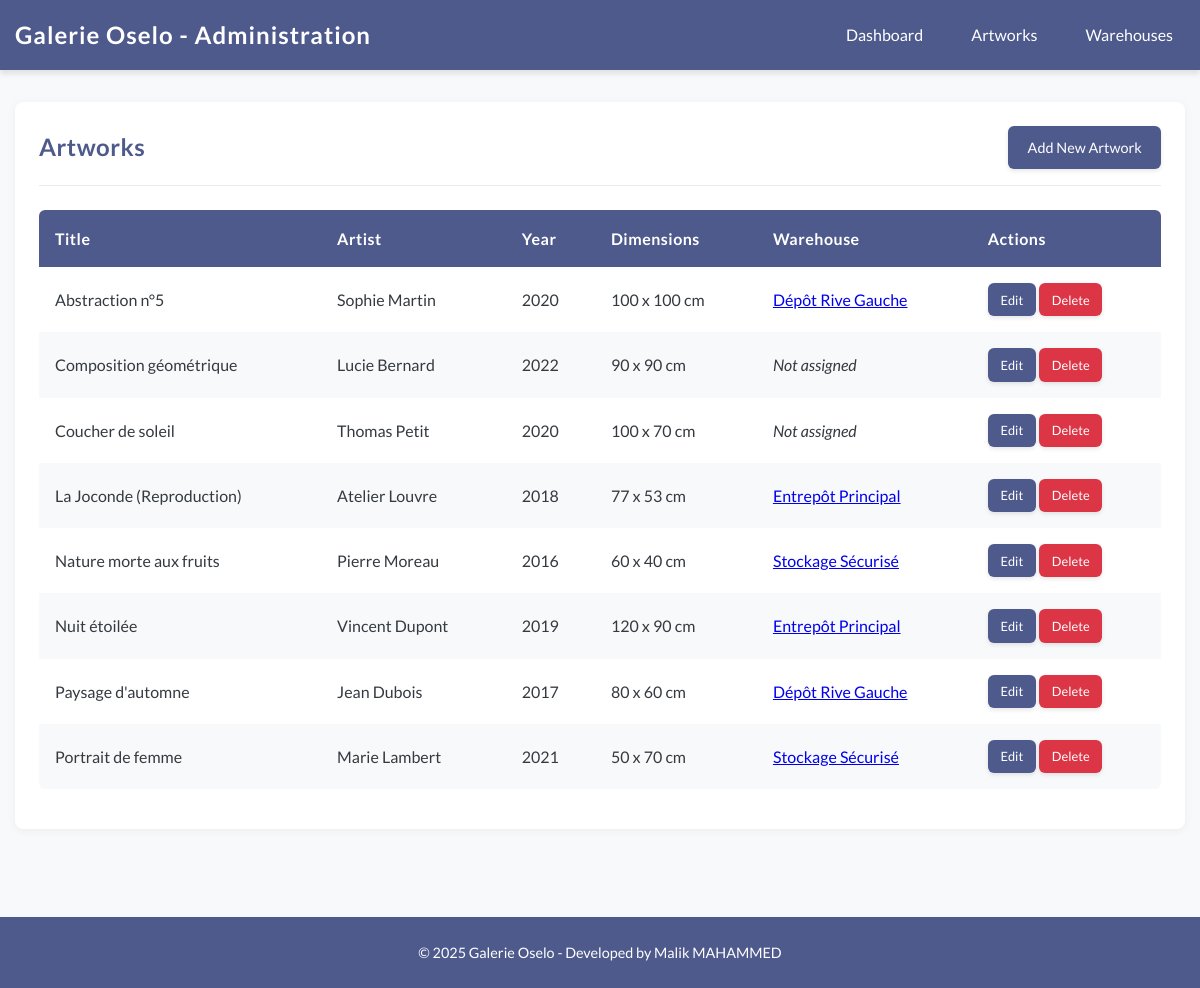
/index.php?page=artwork&action=index, run on the app's committed database.
### tables this page shows
CREATE TABLE IF NOT EXISTS artworks (
    id INT AUTO_INCREMENT PRIMARY KEY,
    title VARCHAR(255) NOT NULL,
    year INT NOT NULL,
    artist VARCHAR(255) NOT NULL,
    width INT NOT NULL COMMENT 'Largeur en cm',
    height INT NOT NULL COMMENT 'Hauteur en cm',
    warehouse_id INT NULL,
    created_at TIMESTAMP DEFAULT CURRENT_TIMESTAMP,
    updated_at TIMESTAMP DEFAULT CURRENT_TIMESTAMP ON UPDATE CURRENT_TIMESTAMP,
    FOREIGN KEY (warehouse_id) REFERENCES warehouses(id) ON DELETE SET NULL
);

CREATE TABLE IF NOT EXISTS warehouses (
    id INT AUTO_INCREMENT PRIMARY KEY,
    name VARCHAR(100) NOT NULL,
    address TEXT NOT NULL,
    created_at TIMESTAMP DEFAULT CURRENT_TIMESTAMP,
    updated_at TIMESTAMP DEFAULT CURRENT_TIMESTAMP ON UPDATE CURRENT_TIMESTAMP
);

### controllers.php (called while the page is built, shortened)
<?php
class ArtworkController {
    private $artworkModel;
    public function __construct() {
        $this->artworkModel = new Artwork();
    }
    public function index() {
        $artworks = $this->artworkModel->getAllArtworks();
        include 'views/artwork_list.php';
    }
}

### models.php (called while the page is built, shortened)
<?php
class Artwork {
    public function getAllArtworks() {
        $db = getDbConnection();
        $query = "SELECT a.*, w.name as warehouse_name
                 FROM artworks a
                 LEFT JOIN warehouses w ON a.warehouse_id = w.id
                 ORDER BY a.title";
        $stmt = $db->query($query);
        return $stmt->fetchAll();
    }
}

### views/artwork_list.php (the view)
<?php include 'views/header.php'; ?>
<div class="card">
    <div class="card-header">
        <h1 class="card-title">Artworks</h1>
        <a href="index.php?page=artwork&action=add" class="btn">Add New Artwork</a>
    </div>
    <?php if (empty($artworks)): ?>
        <p>No artworks found.</p>
    <?php else: ?>
        <table>
            <thead>
                <tr>
                    <th>Title</th>
                    <th>Artist</th>
                    <th>Year</th>
                    <th>Dimensions</th>
                    <th>Warehouse</th>
                    <th>Actions</th>
                </tr>
            </thead>
            <tbody>
                <?php foreach ($artworks as $artwork): ?>
                    <tr>
                        <td><?= htmlspecialchars($artwork['title']) ?></td>
                        <td><?= htmlspecialchars($artwork['artist']) ?></td>
                        <td><?= $artwork['year'] ?></td>
                        <td><?= $artwork['width'] ?> x <?= $artwork['height'] ?> cm</td>
                        <td>
                            <?php if (!empty($artwork['warehouse_id'])): ?>
                                <a href="index.php?page=warehouse&action=view&id=<?= $artwork['warehouse_id'] ?>">
                                    <?= htmlspecialchars($artwork['warehouse_name']) ?>
                                </a>
                            <?php else: ?>
                                <em>Not assigned</em>
                            <?php endif; ?>
                        </td>
                        <td>
                            <a href="index.php?page=artwork&action=edit&id=<?= $artwork['id'] ?>" class="btn btn-sm">Edit</a>
                            <a href="index.php?page=artwork&action=delete&id=<?= $artwork['id'] ?>" class="btn btn-sm btn-danger" onclick="return confirm('Are you sure you want to delete this artwork?')">Delete</a>
                        </td>
                    </tr>
                <?php endforeach; ?>
            </tbody>
        </table>
    <?php endif; ?>
</div>
<?php include 'views/footer.php'; ?>

### index.php (shortened to what this page needs)
<?php
require_once 'models.php';
require_once 'controllers.php';
$page = isset($_GET['page']) ? $_GET['page'] : 'dashboard';
$action = isset($_GET['action']) ? $_GET['action'] : 'index';
$page = preg_replace('/[^a-zA-Z]/', '', $page);
$action = preg_replace('/[^a-zA-Z]/', '', $action);
switch ($page) {
    case 'artwork':
        $controller = new ArtworkController();
        $controller->$action();
        break;
}

### views/header.php (shortened to what this page needs)
<!DOCTYPE html>
<html lang="en">
<head>
</head>
<body>
    <header>
        <div class="container">
            <div class="logo"><?= APP_NAME ?> - Administration</div>
            <nav>
                <ul>
                    <li><a href="index.php?page=dashboard">Dashboard</a></li>
                    <li><a href="index.php?page=artwork&action=index">Artworks</a></li>
                    <li><a href="index.php?page=warehouse&action=index">Warehouses</a></li>
                </ul>
            </nav>
        </div>
    </header>
    <main>
        <div class="container">

### views/footer.php
</div>
    </main>
    <footer>
        <div class="container">
            <p>&copy; <?= date('Y') ?> <?= APP_NAME ?> - Developed by Malik MAHAMMED</p>
        </div>
    </footer>
</body>
</html>

### views/header.php (style rules this page uses)
:root { --primary: #4E598C; --secondary: #F9C784; --white: #FFFFFF; --light-gray: #f8f9fa; --gray: #e9ecef; --dark-gray: #343a40; }
* { margin: 0; padding: 0; box-sizing: border-box; }
body { font-family: 'Lato', sans-serif; background-color: var(--light-gray); color: var(--dark-gray); line-height: 1.6; }
.container { width: 100%; max-width: 1200px; margin: 0 auto; padding: 0 15px; }
header { background-color: var(--primary); color: var(--white); padding: 1rem 0; box-shadow: 0 4px 6px rgba(0, 0, 0, 0.1); }
header .container { display: flex; justify-content: space-between; align-items: center; }
.logo { font-size: 1.5rem; font-weight: 700; letter-spacing: 1px; }
nav ul { display: flex; list-style: none; }
nav ul li { margin-left: 1.5rem; }
nav ul li a { color: var(--white); text-decoration: none; font-weight: 500; transition: all 0.3s ease; padding: 0.5rem 0.75rem; border-radius: 4px; }
main { padding: 2rem 0; }
.card { background-color: var(--white); border-radius: 8px; box-shadow: 0 2px 10px rgba(0, 0, 0, 0.05); padding: 1.5rem; margin-bottom: 1.5rem; transition: transform 0.3s ease, box-shadow 0.3s ease; }
.card-header { display: flex; justify-content: space-between; align-items: center; margin-bottom: 1.5rem; padding-bottom: 1rem; border-bottom: 1px solid var(--gray); }
.card-title { font-size: 1.5rem; font-weight: 700; color: var(--primary); letter-spacing: 0.5px; }
.btn { display: inline-block; padding: 0.6rem 1.2rem; background-color: var(--primary); color: var(--white); border: none; border-radius: 6px; cursor: pointer; text-decoration: none; font-size: 0.9rem; font-weight: 500; transition: all 0.3s ease; box-shadow: 0 2px 4px rgba(0, 0, 0, 0.1); }
.btn-danger { background-color: #dc3545; }
.btn-sm { padding: 0.4rem 0.8rem; font-size: 0.8rem; }
table { width: 100%; border-collapse: collapse; margin-bottom: 1rem; background-color: var(--white); border-radius: 6px; overflow: hidden; }
table th, table td { padding: 1rem; text-align: left; }
table th { background-color: var(--primary); color: var(--white); font-weight: 600; letter-spacing: 0.5px; }
table tr:nth-child(even) { background-color: var(--light-gray); }
footer { background-color: var(--primary); color: var(--white); padding: 1.5rem 0; text-align: center; margin-top: 2rem; }
footer p { font-size: 0.9rem; }

### data on the page
artworks: title "Abstraction n°5", artist "Sophie Martin", year "2020", width "100", height "100", warehouse.name "Dépôt Rive Gauche"
artworks: title "Composition géométrique", artist "Lucie Bernard", year "2022", width "90", height "90", shows "Not assigned"
artworks: title "Coucher de soleil", artist "Thomas Petit", year "2020", width "100", height "70", shows "Not assigned"
artworks: title "La Joconde (Reproduction)", artist "Atelier Louvre", year "2018", width "77", height "53", warehouse.name "Entrepôt Principal"
artworks: title "Nature morte aux fruits", artist "Pierre Moreau", year "2016", width "60", height "40", warehouse.name "Stockage Sécurisé"
artworks: title "Nuit étoilée", artist "Vincent Dupont", year "2019", width "120", height "90", warehouse.name "Entrepôt Principal"
artworks: title "Paysage d'automne", artist "Jean Dubois", year "2017", width "80", height "60", warehouse.name "Dépôt Rive Gauche"
artworks: title "Portrait de femme", artist "Marie Lambert", year "2021", width "50", height "70", warehouse.name "Stockage Sécurisé"

### other printed values
APP_NAME "Galerie Oselo"
